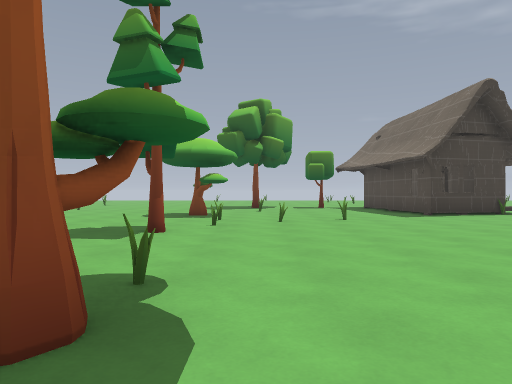
view 1 (above)

24 first-person views from a walk through a 3-D level made in the Godot game engine. The camera is 1.2 m above the floor, looks level and sees 70° across. The floor is counted in squares, 2 m on a side. Each view is taken from the middle of a square. On the plan, view 1 faces up. The plan holds only what a view shows up to about 10 squares ahead; the rest is blank. The place goes on beyond the plan. Some surface patterns are stand-ins.

view 2
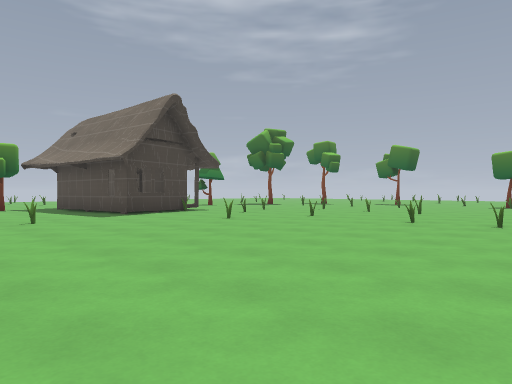

view 3
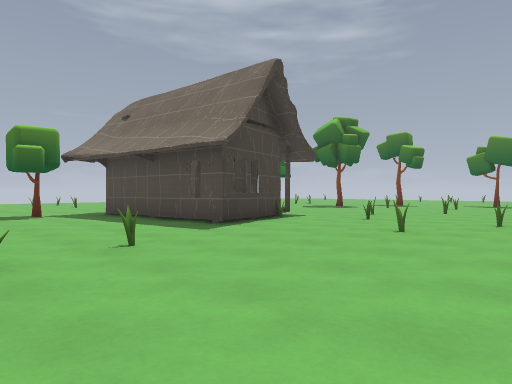

view 4
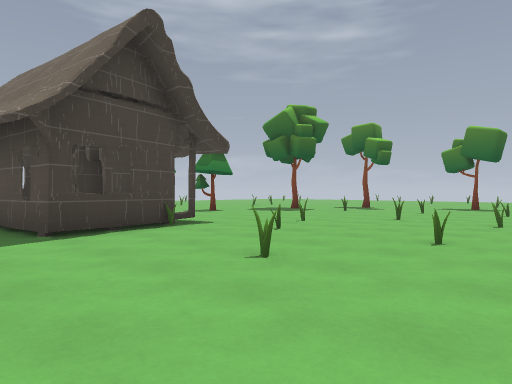

view 5
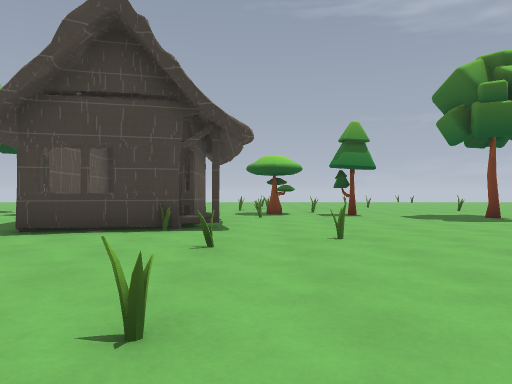

view 6
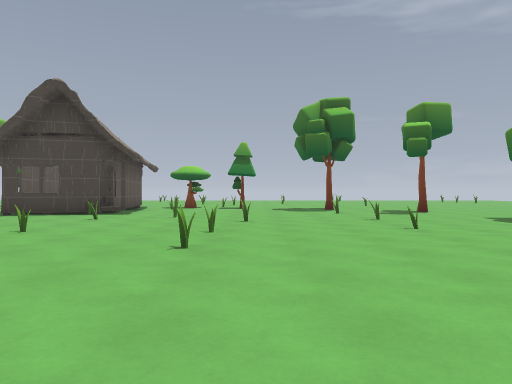

view 7
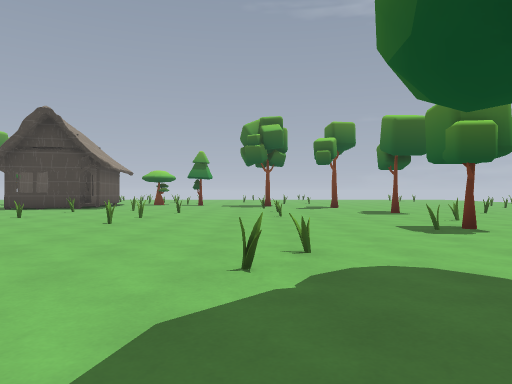

view 8
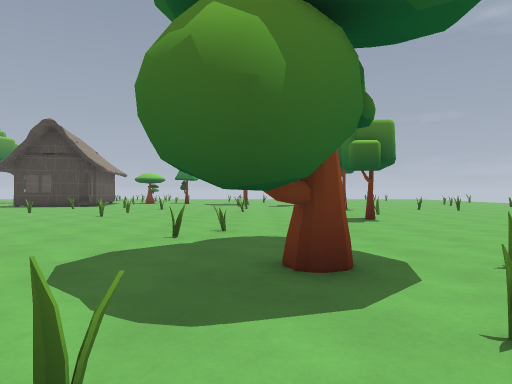

view 9
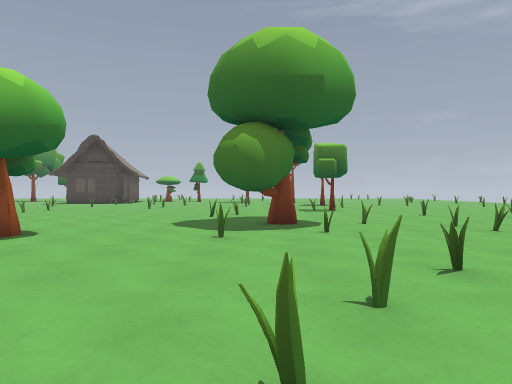

view 10
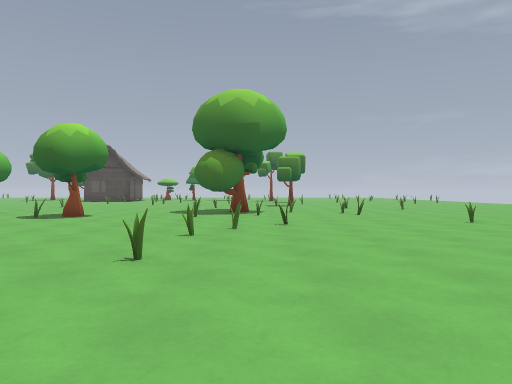

view 11
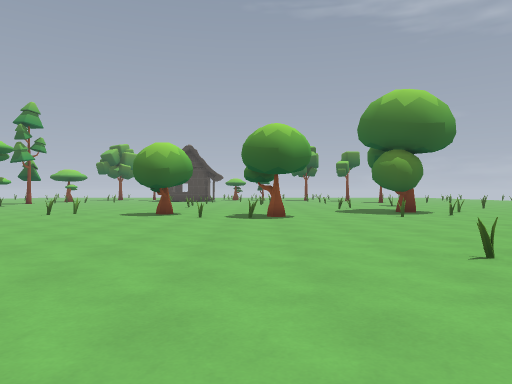

view 12
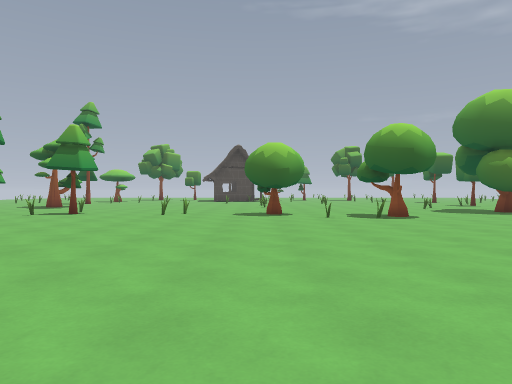

view 13
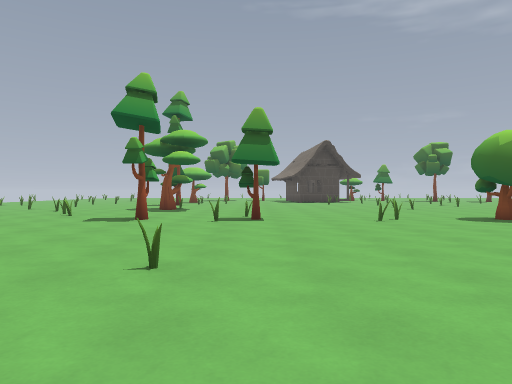

view 14
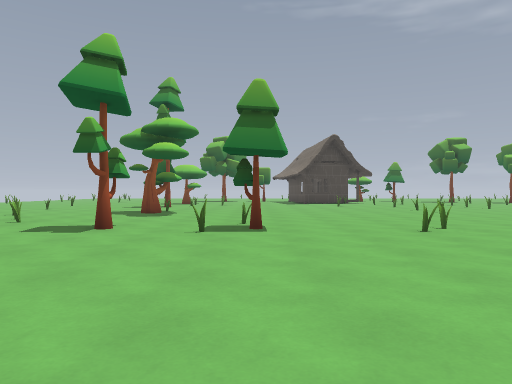

view 15
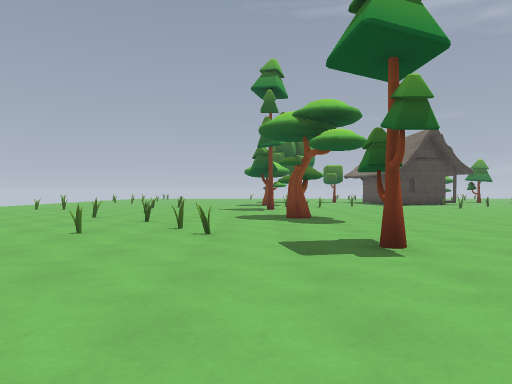

view 16
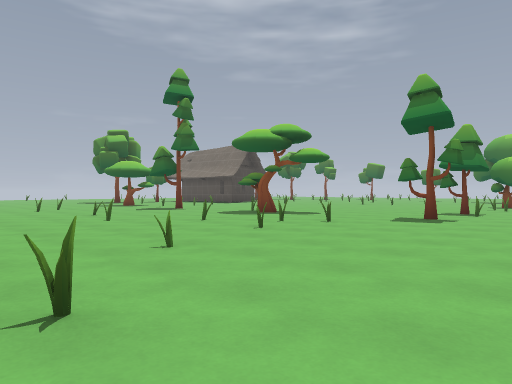

view 17
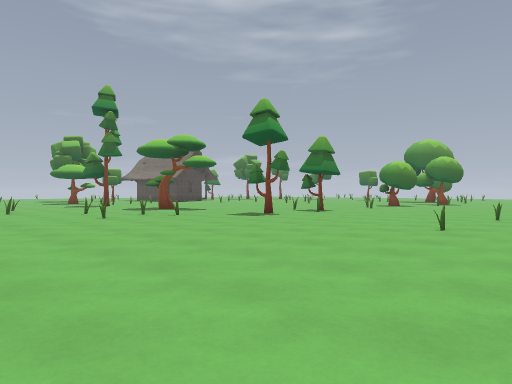

view 18
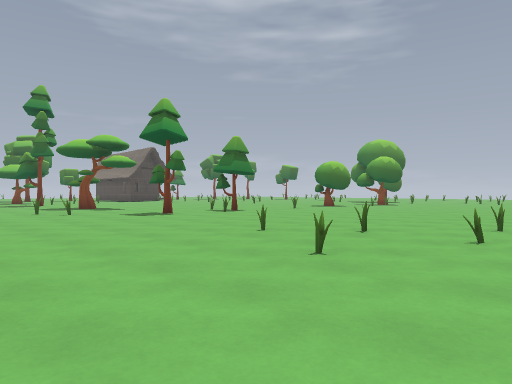

view 19
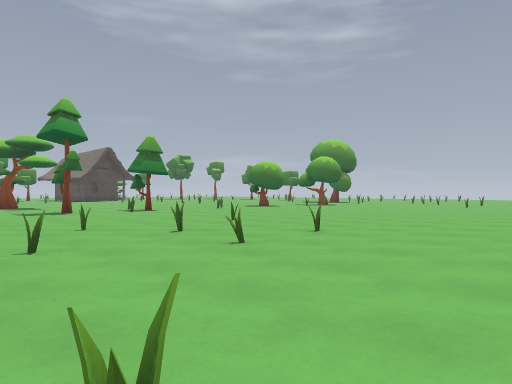

view 20
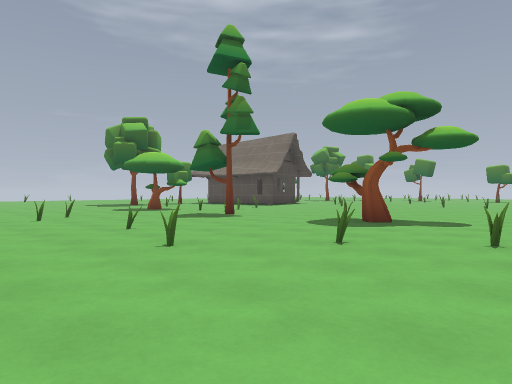

view 21
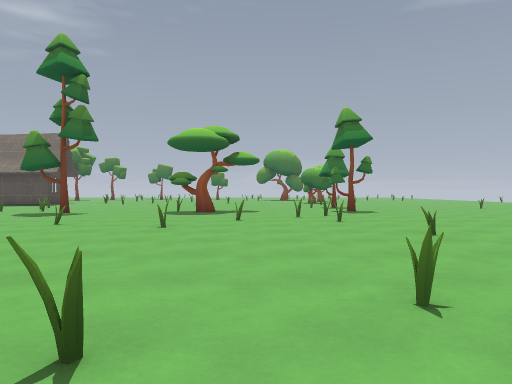

view 22
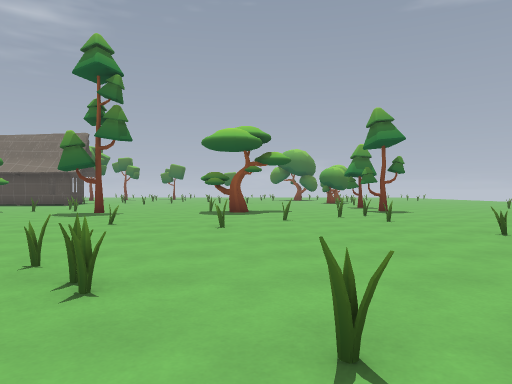

view 23
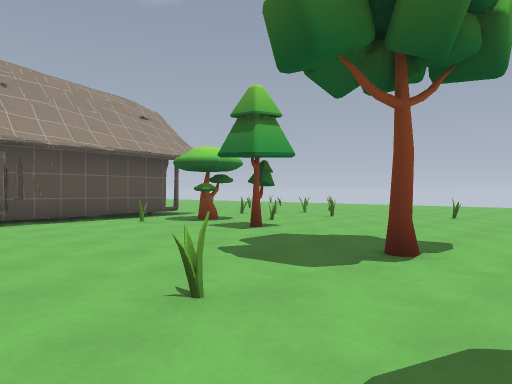

view 24
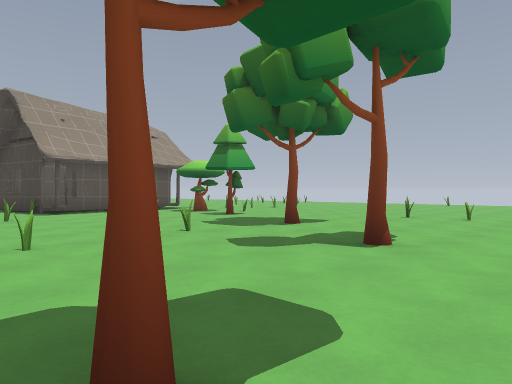

### Floor plan
Key: @ floor where view 1 was taken; # wall or solid block; . floor; = window, fence, low wall or low ledge.
Columns run from 12 left of view 1 to 20 right of it. Each row starts with its distance up from view 1.
 20                         ..
 19                        ...
 18                       ..=. ..
 17                      .=......
 16                      ........
 15               ..   ...=.......
 14               #.####..#.......
 13               ..#=##=.........
 12              ...# #......#....
 11              ...#=##........#.
 10       .....#....####.....=.....
  9       .....#....##...=.........
  8       .....=..=....=......=....
  7       ==...............=.....#..
  6      .....#...............=.....
  5      ........................=...
  4     ...=..............=..........
  3   .=...............=........#....
  2  .=........#....................
  1 .................................
  0 ........=...@............=......=
 -1  .=......=.......................
 -2   ...=...=................#.=...
 -3    ........#..#..=.##.....#...=..
 -4    .=........=........#...==.....
 -5    ..............................
 -6    ............................=.
 -7     .......................=....
 -8     ......=..=............=.....
 -9     .......=...................
-10     .  ..=..............=.=...
-11        ....=..................
-12       ..................  ...
-13         .........  .  .    .
-14         ....

Where each view was taken, in squares from view 1:
view 1: 0 up, 0 right, facing up
view 2: 0 up, 0 right, facing up-right
view 3: 4 up, 0 right, facing up-right
view 4: 4 up, 3 right, facing up-right
view 5: 4 up, 8 right, facing up
view 6: 0 up, 11 right, facing up
view 7: 3 down, 13 right, facing up
view 8: 5 down, 14 right, facing up
view 9: 9 down, 14 right, facing up
view 10: 13 down, 15 right, facing up
view 11: 13 down, 10 right, facing up
view 12: 13 down, 7 right, facing up
view 13: 11 down, 2 right, facing up
view 14: 9 down, 2 right, facing up
view 15: 7 down, 2 left, facing up
view 16: 6 down, 9 left, facing up-right
view 17: 10 down, 8 left, facing up-right
view 18: 12 down, 6 left, facing up-right
view 19: 14 down, 4 left, facing up-right
view 20: 2 down, 8 left, facing up-right
view 21: 0 up, 12 left, facing right
view 22: 1 up, 12 left, facing right
view 23: 9 up, 15 right, facing up-left
view 24: 7 up, 18 right, facing up-left
